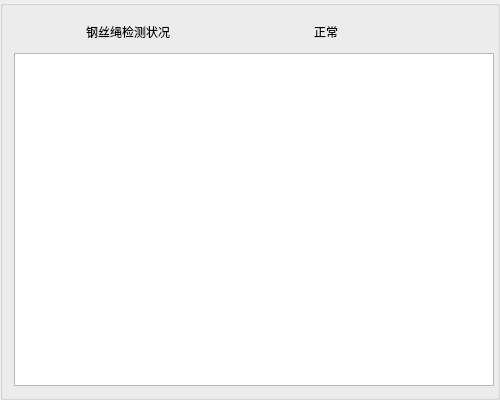
   <widget class="QGroupBox" name="groupBox_3">
    <property name="geometry">
     <rect>
      <x>1025</x>
      <y>34</y>
      <width>500</width>
      <height>400</height>
     </rect>
    </property>
    <property name="minimumSize">
     <size>
      <width>500</width>
      <height>400</height>
     </size>
    </property>
    <property name="maximumSize">
     <size>
      <width>500</width>
      <height>400</height>
     </size>
    </property>
    <property name="title">
     <string/>
    </property>
    <layout class="QGridLayout" name="gridLayout_11">
     <item row="0" column="0">
      <layout class="QGridLayout" name="gridLayout_13">
       <item row="0" column="0">
        <layout class="QGridLayout" name="gridLayout_10">
         <item row="0" column="0">
          <widget class="QLabel" name="label_25">
           <property name="sizePolicy">
            <sizepolicy hsizetype="Preferred" vsizetype="Fixed">
             <horstretch>0</horstretch>
             <verstretch>0</verstretch>
            </sizepolicy>
           </property>
           <property name="maximumSize">
            <size>
             <width>150</width>
             <height>30</height>
            </size>
           </property>
           <property name="text">
            <string>钢丝绳检测状况</string>
           </property>
          </widget>
         </item>
         <item row="0" column="1">
          <widget class="QLabel" name="label_gssjczk">
           <property name="sizePolicy">
            <sizepolicy hsizetype="Preferred" vsizetype="Fixed">
             <horstretch>0</horstretch>
             <verstretch>0</verstretch>
            </sizepolicy>
           </property>
           <property name="maximumSize">
            <size>
             <width>100</width>
             <height>30</height>
            </size>
           </property>
           <property name="text">
            <string>正常</string>
           </property>
          </widget>
         </item>
        </layout>
       </item>
       <item row="1" column="0">
        <widget class="QTableView" name="tableView_gss">
         <property name="sizePolicy">
          <sizepolicy hsizetype="Preferred" vsizetype="Preferred">
           <horstretch>0</horstretch>
           <verstretch>0</verstretch>
          </sizepolicy>
         </property>
         <property name="minimumSize">
          <size>
           <width>480</width>
           <height>320</height>
          </size>
         </property>
        </widget>
       </item>
      </layout>
     </item>
    </layout>
   </widget>
